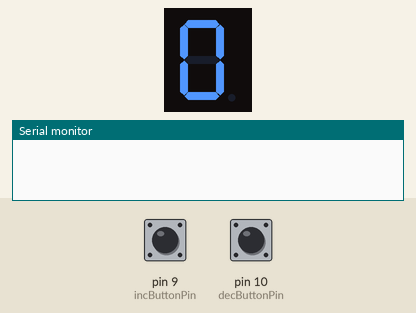
Bench run of a sketch on a simulated Arduino Uno, built with avr-gcc and run on an emulated ATmega328P. Parts: 1-digit seven-segment display, the last lines printed to the serial monitor. Wiring (inferred from the names in the program): 1-digit 7-segment display, segments lit when LOW: segments pin 2, pin 3, pin 4, pin 5, pin 6, pin 7, pin 8. Inputs (shaded band) come from the test bench; at power-on: pin 9 (incButtonPin) HIGH, pin 10 (decButtonPin) HIGH. The segment pins are drawn as the display they are named for.

Above: at 1.2 s.
1.3 s: pin 9 (incButtonPin) pulled LOW for 0.15 s
At 2.5 s:
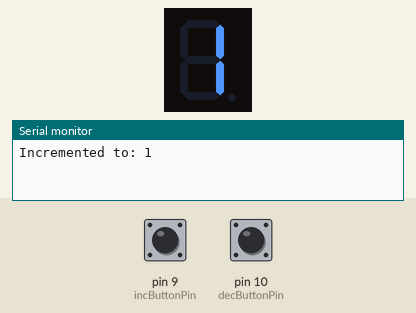
2.9 s: pin 9 (incButtonPin) pulled LOW for 1 s
At 3.8 s:
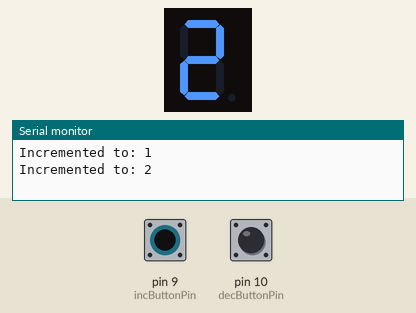
5.4 s: pin 10 (decButtonPin) pulled LOW for 0.15 s
At 5.7 s:
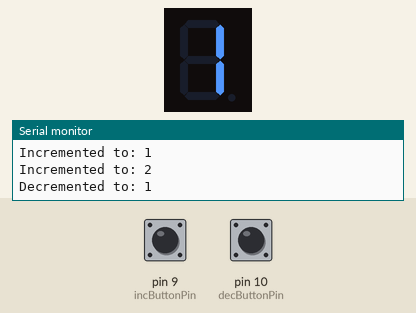
Timing chart, 0 to 8.4 s (numbered marks = the images above; inputs shaded):
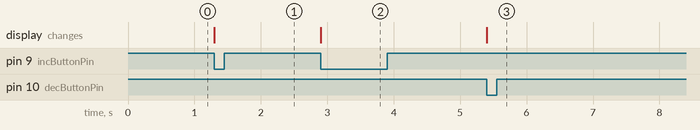

The sketch:

7SegIncDec.ino
```cpp
// Define segment pins
const int segmentPins[] = {2, 3, 4, 5, 6, 7, 8}; // a, b, c, d, e, f, g

// Define button pins
const int incButtonPin = 9;
const int decButtonPin = 10;

// 7-segment patterns for digits 0-9 (common anode)
const byte digitPatterns[10] = {
  B0000001, // 0 - segments: a,b,c,d,e,f
  B1001111, // 1 - segments: b,c
  B0010010, // 2 - segments: a,b,d,e,g
  B0000110, // 3 - segments: a,b,c,d,g
  B1001100, // 4 - segments: b,c,f,g
  B0100100, // 5 - segments: a,c,d,f,g
  B0100000, // 6 - segments: a,c,d,e,f,g
  B0001111, // 7 - segments: a,b,c
  B0000000, // 8 - all segments
  B0000100  // 9 - segments: a,b,c,d,f,g
};

int currentNumber = 0;
int lastIncButtonState = HIGH;
int lastDecButtonState = HIGH;
unsigned long lastDebounceTime = 0;
const unsigned long debounceDelay = 50;

void setup() {
  // Initialize segment pins as OUTPUT
  for (int i = 0; i < 7; i++) {
    pinMode(segmentPins[i], OUTPUT);
  }

  // Initialize button pins with INPUT_PULLUP
  pinMode(incButtonPin, INPUT_PULLUP);
  pinMode(decButtonPin, INPUT_PULLUP);

  // Display initial number
  displayNumber(currentNumber);

  Serial.begin(9600); // For debugging
}

void loop() {
  int incReading = digitalRead(incButtonPin);
  int decReading = digitalRead(decButtonPin);

  // Increment button pressed (goes LOW with INPUT_PULLUP)
  if (incReading == LOW && lastIncButtonState == HIGH) {
    if (millis() - lastDebounceTime > debounceDelay) {
      currentNumber++;
      if (currentNumber > 9) currentNumber = 0;
      displayNumber(currentNumber);
      Serial.print("Incremented to: ");
      Serial.println(currentNumber);
    }
    lastDebounceTime = millis();
  }

  // Decrement button pressed (goes LOW with INPUT_PULLUP)
  if (decReading == LOW && lastDecButtonState == HIGH) {
    if (millis() - lastDebounceTime > debounceDelay) {
      currentNumber--;
      if (currentNumber < 0) currentNumber = 9;
      displayNumber(currentNumber);
      Serial.print("Decremented to: ");
      Serial.println(currentNumber);
    }
    lastDebounceTime = millis();
  }

  lastIncButtonState = incReading;
  lastDecButtonState = decReading;
}

void displayNumber(int number) {
  number = constrain(number, 0, 9);
  byte pattern = digitPatterns[number];

  for (int i = 0; i < 7; i++) {
    digitalWrite(segmentPins[i], (pattern & (1 << (6-i))) ? HIGH : LOW);
  }
}
```

Measured:
- after the input at 1.3 s, the display: changes at once (image 1)
- after the input at 2.9 s, the display: changes at once (image 2)
- after the input at 5.4 s, the display: changes at once (image 3)
